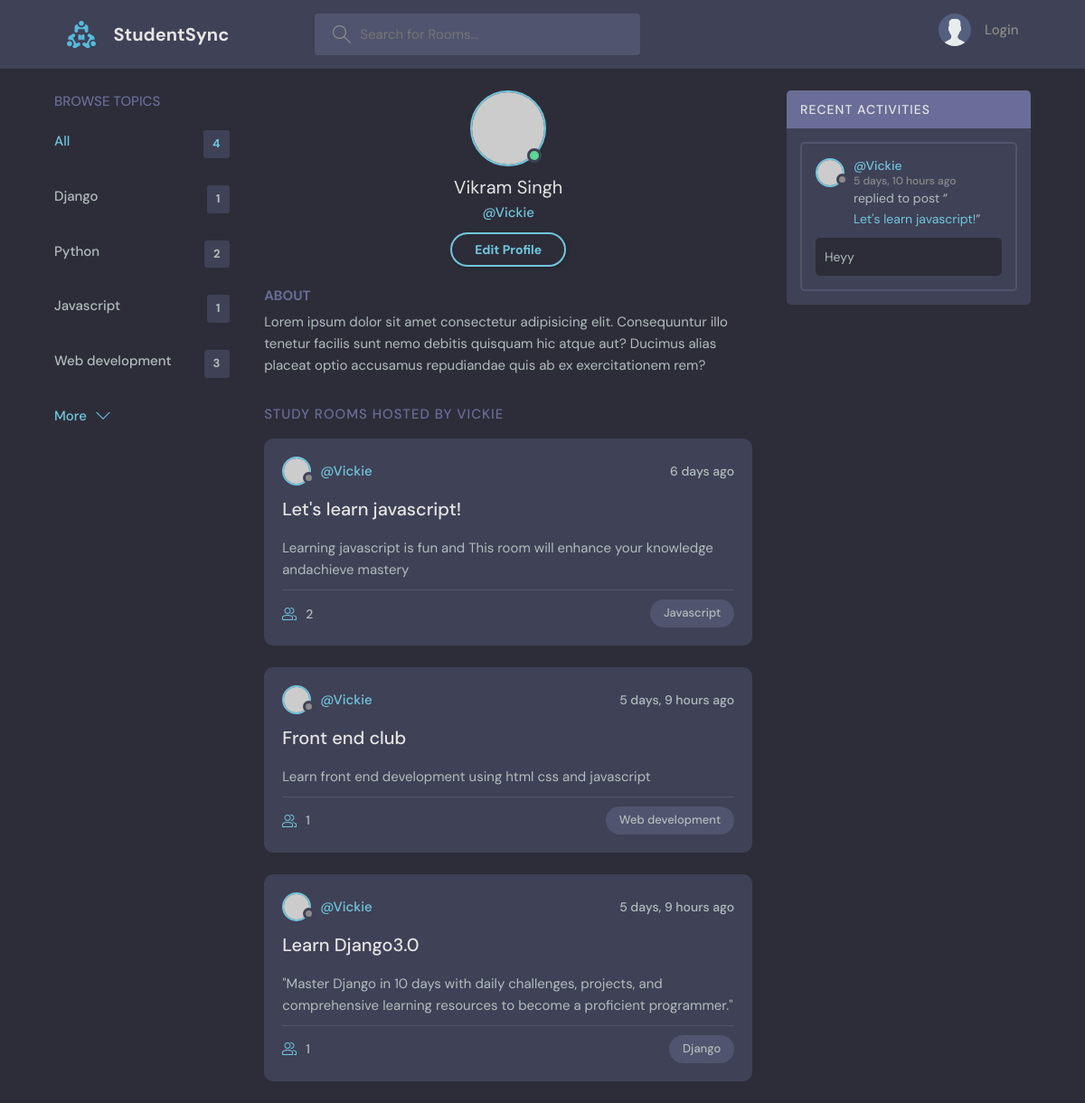
Screenshot of /profile/3/ with the database file from the repository.
### base/models.py (models this page shows, shortened)
class Topic(models.Model):
    name=models.CharField(max_length=200)

class Room(models.Model):
    host= models.ForeignKey(User,on_delete=models.SET_NULL,null=True)
    topic= models.ForeignKey(Topic,on_delete=models.SET_NULL,null=True)
    name=models.CharField(max_length=200)
    description=models.TextField(null=True,blank=True)
    participants=models.ManyToManyField(User,related_name='participants',blank=True)
    updated=models.DateTimeField(auto_now=True)
    created=models.DateTimeField(auto_now_add=True)
    class Meta:
        ordering=['-updated','-created']

class Message(models.Model):
    user=models.ForeignKey(User,on_delete=models.CASCADE)
    room=models.ForeignKey(Room,on_delete=models.CASCADE)
    body=models.TextField()
    updated=models.DateTimeField(auto_now=True)
    created=models.DateTimeField(auto_now_add=True)
    class Meta:
        ordering=['-updated','-created']

### base/views.py (the view)
# urls.py: path('profile/<str:pk>/',views.userProfile,name="profile"),
def userProfile(request,pk):
    user=User.objects.get(id=pk)
    rooms=user.room_set.all()
    room_messages=user.message_set.all()
    topics=Topic.objects.all()
    context={'user':user,'rooms':rooms,'room_messages':room_messages,'topics':topics}
    return render(request,'base/profile.html',context)

### base/templates/base/profile.html
{% extends 'main.html' %} {% block content %}
  <main class="profile-page layout layout--3">
    <div class="container">
      <div>{% include 'base/topics_component.html' %}</div>
      <div class="roomList">
        <div class="profile">
          <div class="profile__avatar">
            <div class="avatar avatar--large active">
              <img src="https://randomuser.me/api/portraits/men/11.jpg" />
            </div>
          </div>
          <div class="profile__info">
            <h3>{{user.first_name}} {{user.last_name}}</h3>
            <p>@{{user.username}}</p>
            <a href="edit-user.html" class="btn btn--main btn--pill">Edit Profile</a>
          </div>
          <div class="profile__about">
            <h3>About</h3>
            <p>
              Lorem ipsum dolor sit amet consectetur adipisicing elit. Consequuntur illo tenetur
              facilis sunt nemo debitis quisquam hic atque aut? Ducimus alias placeat optio
              accusamus repudiandae quis ab ex exercitationem rem?
            </p>
          </div>
        </div>
        <div class="roomList__header">
          <div>
            <h2>Study Rooms Hosted by {{user.username}}</a>
            </h2>
          </div>
        </div>
        {% include 'base/feed_component.html' %}
      </div>
      {% include 'base/activity_component.html' %}
    </div>
  </main>
  {% endblock content %}

### base/templates/base/topics_component.html
<div class="topics">
  <div class="topics__header">
    <h2>Browse Topics</h2>
  </div>
  <ul class="topics__list">
    <li>
      <a href="{% url 'home' %}" class="active">All <span>{{topics.count}}</span></a>
    </li>
    {% for topic in topics %}
    <li>
      <a href="{% url 'home' %}?q={{topic.name}}">{{topic.name}} <span>{{topic.room_set.all.count}}</span></a>
    </li>
    {% endfor %}
  </ul>
  <a class="btn btn--link" href="topics.html">
    More
    <svg
      version="1.1"
      xmlns="http://www.w3.org/2000/svg"
      width="32"
      height="32"
      viewBox="0 0 32 32"
    >
      <title>chevron-down</title>
      <path d="M16 21l-13-13h-3l16 16 16-16h-3l-13 13z"></path>
    </svg>
  </a>
</div>

### base/templates/base/feed_component.html (shortened to what this page needs)
{% for room in rooms %}
<div class="roomListRoom">
  <div class="roomListRoom__header">
    <a href="{% url 'profile' room.host.id %}" class="roomListRoom__author">
      <div class="avatar avatar--small">
        <img src="https://randomuser.me/api/portraits/women/11.jpg" />
      </div>
      <span>@{{room.host.username}}</span>
    </a>
    <div class="roomListRoom__actions">
      <span>{{room.created|timesince}} ago</span>
    </div>
  </div>
  <div class="roomListRoom__content">
    <a href="{% url 'room' room.id %}">{{room.name}}</a>
    <p>
      {{room.description}}
    </p>
  </div>
  <div class="roomListRoom__meta">
    <a href="{% url 'room' room.id %}" class="roomListRoom__joined">
      {{room.participants.all.count}}
    </a>
    <p class="roomListRoom__topic">{{room.topic.name}}</p>
  </div>
</div>
{% endfor %}

### base/templates/base/activity_component.html (shortened to what this page needs)
<div class="activities">
  <div class="activities__header">
    <h2>Recent Activities</h2>
  </div>
  {% for message in room_messages %}
  <div class="activities__box">
    <div class="activities__boxHeader roomListRoom__header">
      <a href="{% url 'profile' message.user.id %}" class="roomListRoom__author">
        <div class="avatar avatar--small">
          <img src="https://randomuser.me/api/portraits/women/11.jpg" />
        </div>
        <p>
          @{{message.user}}
          <span> {{message.created|timesince}} ago</span>
        </p>
      </a>
    </div>
    <div class="activities__boxContent">
      <p>
        replied to post “<a href="{% url 'room' message.room.id %}">{{message.room.name}}</a
        >”
      </p>
      <div class="activities__boxRoomContent">
        {{message.body}}
      </div>
    </div>
  </div>
  {% endfor %}
</div>

### rows the page displays
Topic: name "Django", room_set.all.count "1"
Topic: name "Python", room_set.all.count "2"
Topic: name "Javascript", room_set.all.count "1"
Topic: name "Web development", room_set.all.count "3"
Room: host.username "Vickie", created "6 days", name "Let's learn javascript!", description "Learning javascript is fun and This room will enhance your knowledge andachieve mastery", participants.all.count "2", topic.name "Javascript"
Room: host.username "Vickie", created "5 days, 9 hours", name "Front end club", description "Learn front end development using html css and javascript", participants.all.count "1", topic.name "Web development"
Room: host.username "Vickie", created "5 days, 9 hours", name "Learn Django3.0", description "\"Master Django in 10 days with daily challenges, projects, and comprehensive learning resources to become a proficient programmer.\"", participants.all.count "1", topic.name "Django"
Message: user "Vickie", created "5 days, 10 hours", room.name "Let's learn javascript!", body "Heyy"

### other values shown
{{ topics.count }} "4"
{{ user.first_name }} "Vikram"
{{ user.last_name }} "Singh"
{{ user.username }} "Vickie"
{{ user.username }} "VICKIE"
